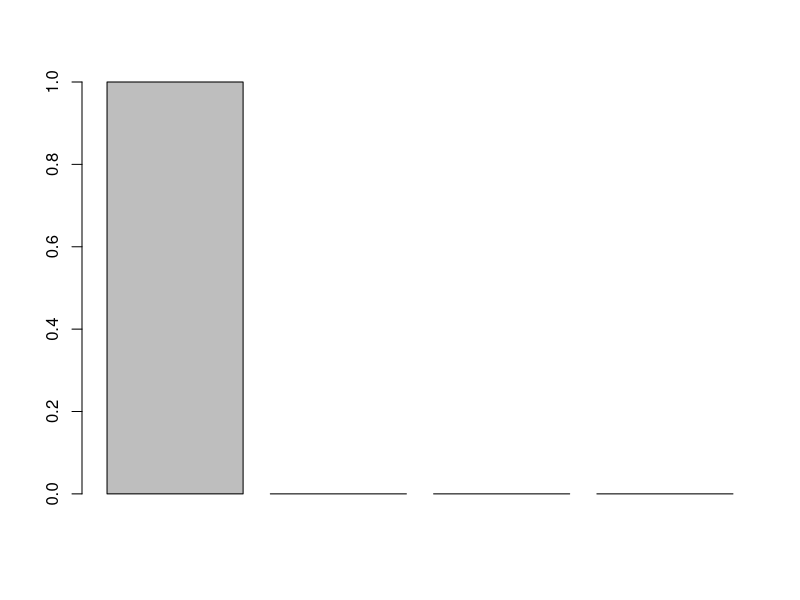
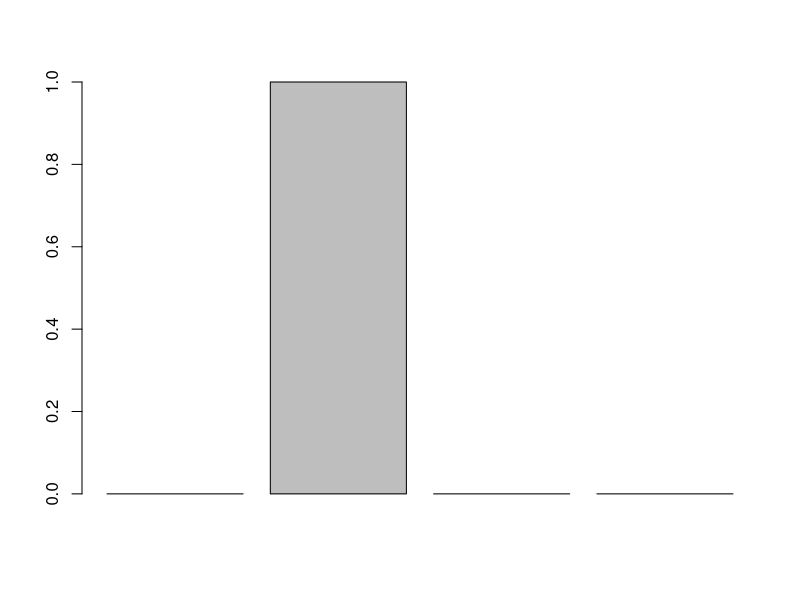
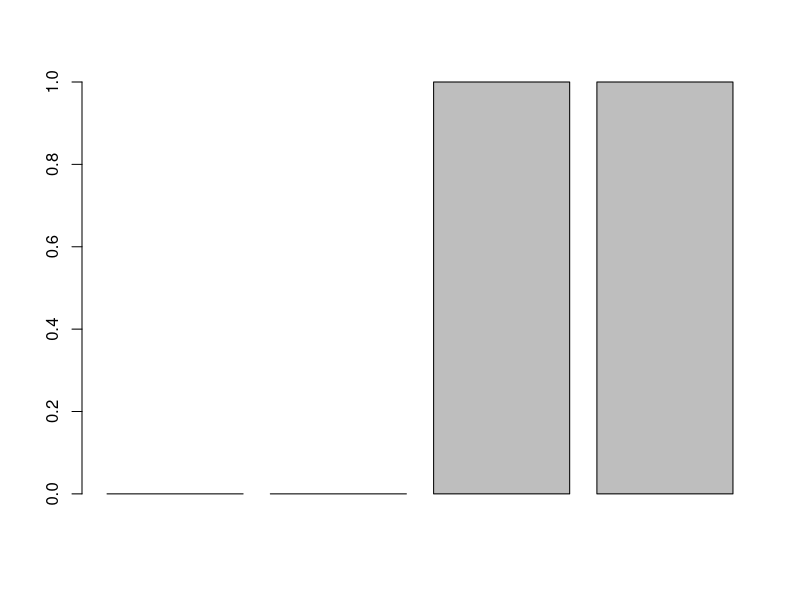
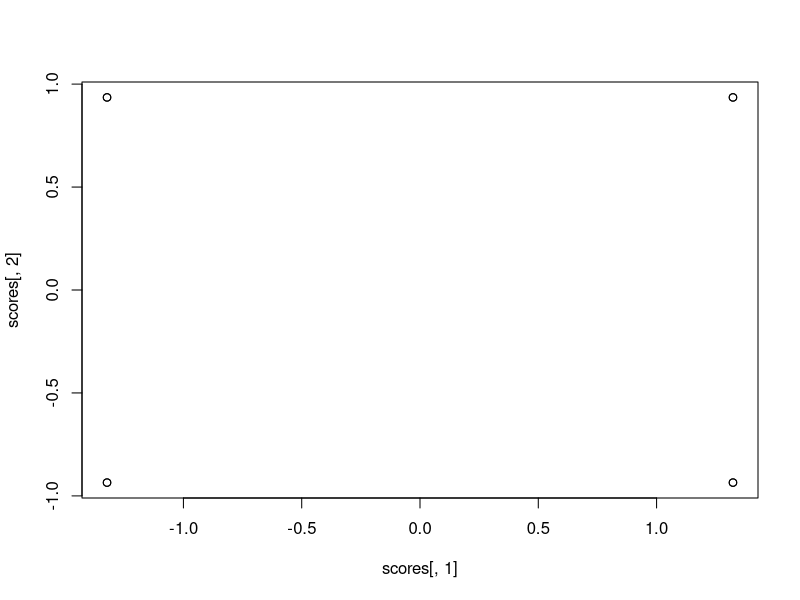
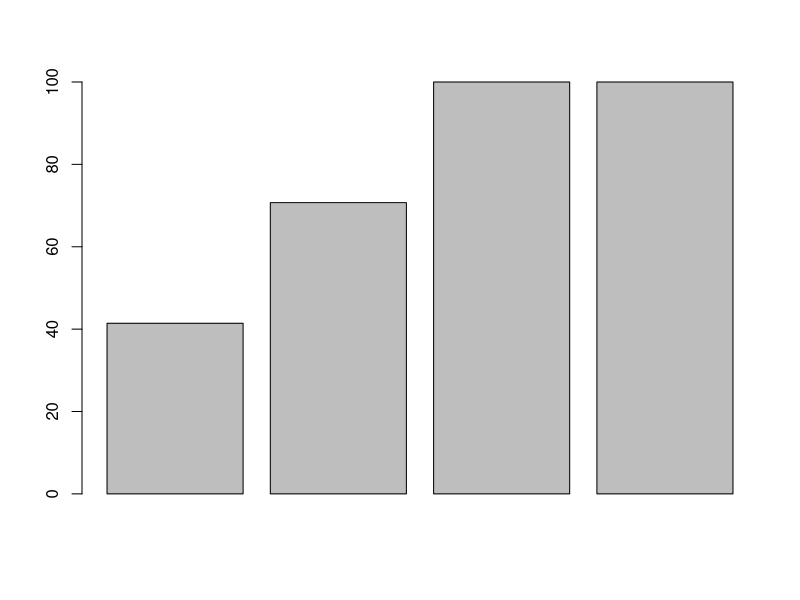
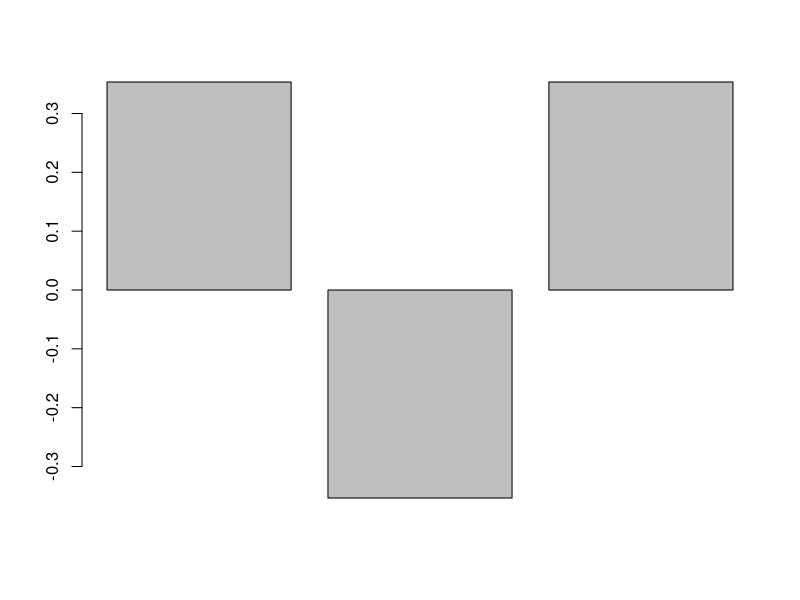
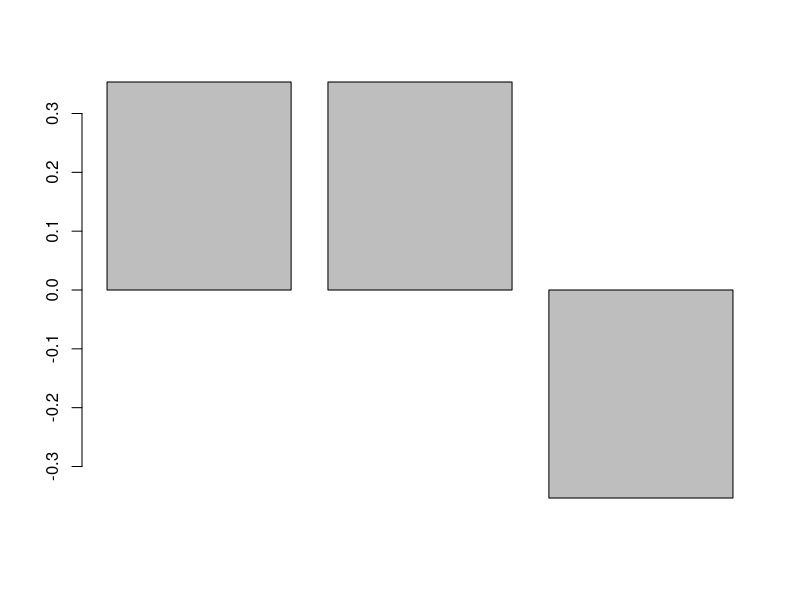
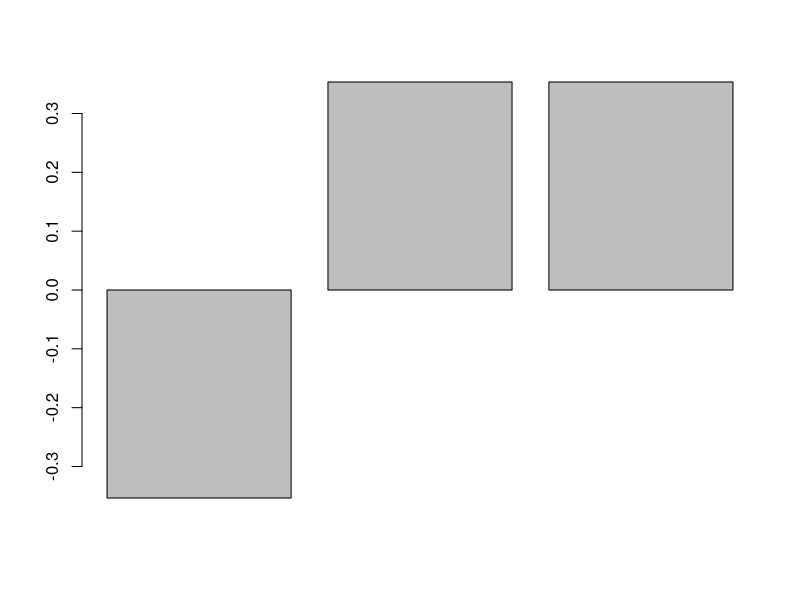

Reproduce these figures in R, in order. (Note: this script raises an error after producing the figures.)
## ---- chunk 1
knitr::opts_chunk$set(
  collapse = TRUE,
  comment = "#>"
)
## ---- chunk 2
Elements <- t(array(c(1,0,0,0,0,1,0,0,0,0,1,1), dim = c(4,3)))
noise <- matrix(runif(24) * 0.5, 3, 8)
Compositions <- t(array(c(1,0,0, 0,1,0, 0,0,1, 1,1,0, 1,0,1, 0,1,1, 1,1,1, 0,0,0), dim = c(3,8)))
labels <- c("100", "010", "001", "110", "101", "011", "111", "000")
## ---- chunk 3
barplot(Elements[1,])
barplot(Elements[2,])
barplot(Elements[3,])
## ---- chunk 4
M <- Compositions %*% Elements
## ---- chunk 5
SM <- scale(M)
SVD <- svd(SM)
# max(abs(SM - t(SVD$v %*% diag(SVD$d) %*% t(SVD$u)))) # difference 
## ---- chunk 6
Maprox <- t(SVD$v[,1:2] %*% diag(SVD$d[1:2]) %*% t(SVD$u[,1:2]))
ERR <- max(abs(SM - Maprox))
## ---- chunk 7
scores <- SM %*% SVD$v[,1:2]
plot(scores[,1], scores[,2])
## ---- chunk 8
EXVAR <- sapply(SVD$d,function(x){100*x/sum(SVD$d)})
CUMVAR <- cumsum(EXVAR)
barplot(CUMVAR)
## ---- chunk 9
for (i in 1:8) {
 barplot(SVD$u[i,1:3]) 
}
## ---- chunk 10
for (i in 1:4) {
 barplot(SVD$v[,i]) 
}
## ---- chunk 11
cbind(labels, scores)
## ---- chunk 12
Elements <- t(array(c(1,0,0,0,0,1,0,0,0,0,1,1), dim = c(4,3)))
Compositions <- t(array(c(1,2,0.1, 1,2.05,0.1, 1,2.1,0.1, 2,1,0.82, 1.9,1,0.9, 1.99,1,0.8, 1.06,2,0.05, 1,2,0.12, 2,1,1, 2,0.9,0.8), dim = c(3,10)))
M <- Compositions %*% Elements
SM <- scale(M)
SVD <- svd(SM)
scores <- SM %*% SVD$v[,1:2]
plot(scores[,1], scores[,2])
## ---- chunk 13
EXVAR <- sapply(SVD$d,function(x){100*x/sum(SVD$d)})
CUMVAR <- cumsum(EXVAR)
barplot(CUMVAR)
## ---- chunk 14
for (i in 1:4) {
 barplot(SVD$v[,i]) 
}
## ---- chunk 15
Elements <- t(array(c(1,0,0,0,0,1,0,0,0,0,1,1), dim = c(4,3)))
Compositions <- t(array(c(1,0,0, 0,1,0, 0,0,1, 1,1,0, 1,0,1, 0,1,1, 1,1,1, 0,0,0), dim = c(3,8)))
M <- Compositions %*% Elements
## ---- chunk 16
C <- cor(M)
S <- eigen(C)
scores <- M %*% S$vectors[,1:2]
plot(scores[,1], scores[,2])
## ---- chunk 17
pca <- prcomp(M, scale = TRUE)
pca
score(pca)
## ---- chunk 18
plot(1:10)
plot(10:1)
## ---- chunk 19
knitr::kable(head(mtcars, 10))
